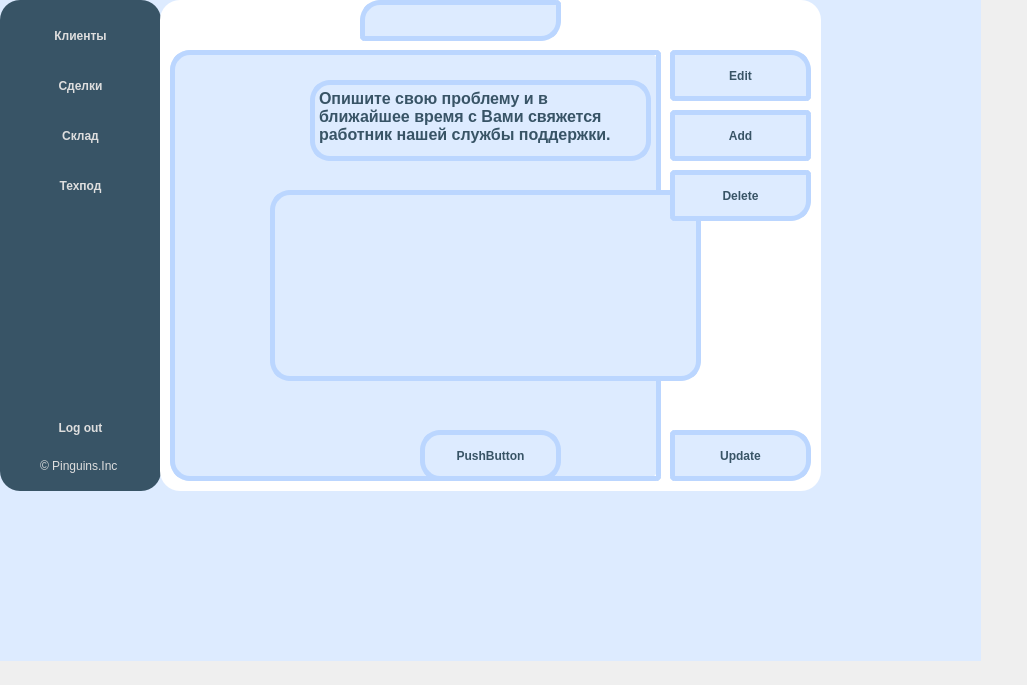
<?xml version="1.0" encoding="UTF-8"?>
<ui version="4.0">
 <class>seller</class>
 <widget class="QWidget" name="seller">
  <property name="geometry">
   <rect>
    <x>0</x>
    <y>0</y>
    <width>1027</width>
    <height>685</height>
   </rect>
  </property>
  <property name="windowTitle">
   <string>Form</string>
  </property>
  <widget class="QLabel" name="label_6">
   <property name="geometry">
    <rect>
     <x>160</x>
     <y>0</y>
     <width>661</width>
     <height>491</height>
    </rect>
   </property>
   <property name="styleSheet">
    <string notr="true">background-color :rgb(255, 255, 255);
border-radius: 20px;</string>
   </property>
   <property name="text">
    <string/>
   </property>
  </widget>
  <widget class="QLabel" name="label">
   <property name="geometry">
    <rect>
     <x>40</x>
     <y>450</y>
     <width>91</width>
     <height>31</height>
    </rect>
   </property>
   <property name="styleSheet">
    <string notr="true">color: rgb(222, 222, 222);
font:light &quot;Comfortaa&quot; 16px;
background-color: rgb(56, 84, 102);</string>
   </property>
   <property name="text">
    <string>© Pinguins.Inc</string>
   </property>
  </widget>
  <widget class="QPushButton" name="pushButton_2">
   <property name="geometry">
    <rect>
     <x>0</x>
     <y>60</y>
     <width>161</width>
     <height>51</height>
    </rect>
   </property>
   <property name="styleSheet">
    <string notr="true">QPushButton#pushButton_2:!pressed {
    font: 12pt &quot;Comfortaa&quot;;
	color: rgb(222, 222, 222);
	font: bold;
	border: none;
	background-color: rgb(56, 84, 102);
	border-radius:20px;
 }

QPushButton#pushButton_2 {
    font: 12pt &quot;Comfortaa&quot;;
	color: rgb(222, 222, 222);
	font: bold;
	border: none;
	background-color: rgb(56, 84, 102);
	border-radius:20px;
 }

QPushButton#pushButton_2:hover {
     background-color: rgb(54, 69, 80);
	font: 12pt &quot;Comfortaa&quot;;
	color: rgb(222, 222, 222);
	font: bold;
	border: none;
	border-radius:20px;
 }


QPushButton#pushButton_2:pressed {
     background-color: rgb(45, 58, 66);
	font: 12pt &quot;Comfortaa&quot;;
	color: rgb(222, 222, 222);
	font: bold;
	border: none;
	border-radius:20px;
 }</string>
   </property>
   <property name="text">
    <string>Сделки</string>
   </property>
   <property name="flat">
    <bool>true</bool>
   </property>
  </widget>
  <widget class="QLabel" name="label_7">
   <property name="geometry">
    <rect>
     <x>0</x>
     <y>0</y>
     <width>161</width>
     <height>491</height>
    </rect>
   </property>
   <property name="sizePolicy">
    <sizepolicy hsizetype="Expanding" vsizetype="Expanding">
     <horstretch>0</horstretch>
     <verstretch>0</verstretch>
    </sizepolicy>
   </property>
   <property name="styleSheet">
    <string notr="true">color: rgb(222, 222, 222);
	font: bold;
	border: none;
	background-color: rgb(56, 84, 102);
	border-radius:20px;</string>
   </property>
   <property name="text">
    <string/>
   </property>
  </widget>
  <widget class="QLabel" name="label_5">
   <property name="geometry">
    <rect>
     <x>320</x>
     <y>40</y>
     <width>331</width>
     <height>41</height>
    </rect>
   </property>
   <property name="styleSheet">
    <string notr="true">font:bold 12pt &quot;Comfortaa&quot;;
color: rgb(56, 84, 102);</string>
   </property>
   <property name="text">
    <string>&lt;html&gt;&lt;head/&gt;&lt;body&gt;&lt;p&gt;&lt;span style=&quot; font-size:16pt;&quot;&gt;Welcome FIO(из БД брать)&lt;/span&gt;&lt;/p&gt;&lt;/body&gt;&lt;/html&gt;</string>
   </property>
  </widget>
  <widget class="QPushButton" name="pushButton_3">
   <property name="geometry">
    <rect>
     <x>0</x>
     <y>110</y>
     <width>161</width>
     <height>51</height>
    </rect>
   </property>
   <property name="styleSheet">
    <string notr="true">QPushButton#pushButton_3:!pressed {
    font: 12pt &quot;Comfortaa&quot;;
	color: rgb(222, 222, 222);
	font: bold;
	border: none;
	background-color: rgb(56, 84, 102);
	border-radius:20px;
 }

QPushButton#pushButton_3 {
    font: 12pt &quot;Comfortaa&quot;;
	color: rgb(222, 222, 222);
	font: bold;
	border: none;
	background-color: rgb(56, 84, 102);
	border-radius:20px;
 }

QPushButton#pushButton_3:hover {
     background-color: rgb(54, 69, 80);
	font: 12pt &quot;Comfortaa&quot;;
	color: rgb(222, 222, 222);
	font: bold;
	border: none;
	border-radius:20px;
 }


QPushButton#pushButton_3:pressed {
     background-color: rgb(45, 58, 66);
	font: 12pt &quot;Comfortaa&quot;;
	color: rgb(222, 222, 222);
	font: bold;
	border: none;
	border-radius:20px;
 }</string>
   </property>
   <property name="text">
    <string>Склад</string>
   </property>
   <property name="flat">
    <bool>true</bool>
   </property>
  </widget>
  <widget class="QPushButton" name="pushButton_8">
   <property name="geometry">
    <rect>
     <x>670</x>
     <y>430</y>
     <width>141</width>
     <height>51</height>
    </rect>
   </property>
   <property name="styleSheet">
    <string notr="true">QPushButton#pushButton_8:!pressed {
    font: 12pt &quot;Comfortaa&quot;;
	font: bold;
	color:  rgb(56, 84, 102);	
	background-color: rgb(221, 235, 255);
	border: 5px solid #BBD6FF ;
	border-top-right-radius:20px;
	border-bottom-right-radius:20px;
	border-top-left-radius:5px;
	border-bottom-left-radius:5px;
 }

QPushButton#pushButton_8 {
    font: 12pt &quot;Comfortaa&quot;;
	font: bold;
	color:  rgb(56, 84, 102);	
	background-color: rgb(221, 235, 255);
	border: 5px solid #BBD6FF ;
	border-top-right-radius:20px;
	border-bottom-right-radius:20px;
	border-top-left-radius:5px;
	border-bottom-left-radius:5px;
 }

QPushButton#pushButton_8:hover {
    font: 12pt &quot;Comfortaa&quot;;
	font: bold;
	color:  rgb(56, 84, 102);	
	background-color: rgb(165, 199, 250);
	border: 5px solid #75ACFF;
	border-top-right-radius:20px;
	border-bottom-right-radius:20px;
	border-top-left-radius:5px;
	border-bottom-left-radius:5px;
 }


QPushButton#pushButton_8:pressed {
    font: 12pt &quot;Comfortaa&quot;;
	font: bold;
	color:  rgb(56, 84, 102);	
	background-color: rgb(165, 199, 250);
	border: 5px solid #75ACFF;
	border-top-right-radius:20px;
	border-bottom-right-radius:20px;
	border-top-left-radius:5px;
	border-bottom-left-radius:5px;
 }</string>
   </property>
   <property name="text">
    <string>Update</string>
   </property>
  </widget>
  <widget class="QLabel" name="label_10">
   <property name="geometry">
    <rect>
     <x>360</x>
     <y>0</y>
     <width>201</width>
     <height>41</height>
    </rect>
   </property>
   <property name="styleSheet">
    <string notr="true">font: 12pt &quot;Comfortaa&quot;;
	font: bold;
	color:  rgb(56, 84, 102);	
	background-color: rgb(221, 235, 255);
	border: 5px solid #BBD6FF ;
	border-top-left-radius: 20px;
	border-top-right-radius: 5px;
border-bottom-left-radius: 5px;
	border-bottom-right-radius: 20px;
	text-align: right;</string>
   </property>
   <property name="text">
    <string/>
   </property>
   <property name="alignment">
    <set>Qt::AlignCenter</set>
   </property>
  </widget>
  <widget class="QLabel" name="label_9">
   <property name="geometry">
    <rect>
     <x>170</x>
     <y>50</y>
     <width>491</width>
     <height>431</height>
    </rect>
   </property>
   <property name="styleSheet">
    <string notr="true">background-color: rgb(221, 235, 255);

border-radius:20px;</string>
   </property>
   <property name="text">
    <string/>
   </property>
  </widget>
  <widget class="QLabel" name="label_8">
   <property name="geometry">
    <rect>
     <x>-110</x>
     <y>-80</y>
     <width>1091</width>
     <height>741</height>
    </rect>
   </property>
   <property name="styleSheet">
    <string notr="true">background-color:rgb(221, 235, 255);</string>
   </property>
   <property name="text">
    <string/>
   </property>
  </widget>
  <widget class="QPushButton" name="pushButton_9">
   <property name="geometry">
    <rect>
     <x>670</x>
     <y>50</y>
     <width>141</width>
     <height>51</height>
    </rect>
   </property>
   <property name="styleSheet">
    <string notr="true">QPushButton#pushButton_9:!pressed {
    font: 12pt &quot;Comfortaa&quot;;
	font: bold;
	color:  rgb(56, 84, 102);	
	background-color: rgb(221, 235, 255);
	border: 5px solid #BBD6FF ;
	border-top-right-radius:20px;
	border-bottom-right-radius:5px;
	border-top-left-radius:5px;
	border-bottom-left-radius:5px;
 }

QPushButton#pushButton_9 {
    font: 12pt &quot;Comfortaa&quot;;
	font: bold;
	color:  rgb(56, 84, 102);	
	background-color: rgb(221, 235, 255);
	border: 5px solid #BBD6FF ;
	border-top-right-radius:20px;
	border-bottom-right-radius:5px;
	border-top-left-radius:5px;
	border-bottom-left-radius:5px;
 }

QPushButton#pushButton_9:hover {
    font: 12pt &quot;Comfortaa&quot;;
	font: bold;
	color:  rgb(56, 84, 102);	
	background-color: rgb(165, 199, 250);
	border: 5px solid #75ACFF;
	border-top-right-radius:20px;
	border-bottom-right-radius:5px;
	border-top-left-radius:5px;
	border-bottom-left-radius:5px;
 }


QPushButton#pushButton_9:pressed {
    font: 12pt &quot;Comfortaa&quot;;
	font: bold;
	color:  rgb(56, 84, 102);	
	background-color: rgb(165, 199, 250);
	border: 5px solid #75ACFF;
	border-top-right-radius:20px;
	border-bottom-right-radius:5px;
	border-top-left-radius:5px;
	border-bottom-left-radius:5px;
 }</string>
   </property>
   <property name="text">
    <string>Edit</string>
   </property>
  </widget>
  <widget class="QPushButton" name="pushButton">
   <property name="geometry">
    <rect>
     <x>0</x>
     <y>10</y>
     <width>161</width>
     <height>51</height>
    </rect>
   </property>
   <property name="styleSheet">
    <string notr="true">

QPushButton#pushButton {
    font: 12pt &quot;Comfortaa&quot;;
	color: rgb(222, 222, 222);
	font: bold;
	border: none;
	background-color: rgb(56, 84, 102);
	border-radius:20px;
 }



QPushButton#pushButton:hover:!pressed {
     background-color: rgb(54, 69, 80);
	font: 12pt &quot;Comfortaa&quot;;
	color: rgb(222, 222, 222);
	font: bold;
	border: none;
	border-radius:20px;
 }

QPushButton#pushButton:pressed {
     background-color: rgb(54, 69, 80);
	font: 12pt &quot;Comfortaa&quot;;
	color: rgb(222, 222, 222);
	font: bold;
	border: none;
	border-radius:20px;
 }

QPushButton#pushButton:checked {
     background-color: rgb(54, 69, 80);
	font: 12pt &quot;Comfortaa&quot;;
	color: rgb(222, 222, 222);
	font: bold;
	border: none;
	border-radius:20px;
 }</string>
   </property>
   <property name="text">
    <string>Клиенты</string>
   </property>
   <property name="flat">
    <bool>false</bool>
   </property>
  </widget>
  <widget class="QTextEdit" name="textEdit">
   <property name="geometry">
    <rect>
     <x>270</x>
     <y>190</y>
     <width>431</width>
     <height>191</height>
    </rect>
   </property>
   <property name="styleSheet">
    <string notr="true">	font: 12pt &quot;Comfortaa&quot;;
	font: bold;
	color:  rgb(56, 84, 102);	
	background-color: rgb(221, 235, 255);
	border: 5px solid #BBD6FF ;
	border-radius: 20px;</string>
   </property>
  </widget>
  <widget class="QLabel" name="label_4">
   <property name="geometry">
    <rect>
     <x>420</x>
     <y>450</y>
     <width>121</width>
     <height>31</height>
    </rect>
   </property>
   <property name="styleSheet">
    <string notr="true">font:bold 12pt &quot;Comfortaa&quot;;
color: rgb(56, 84, 102);</string>
   </property>
   <property name="text">
    <string>&lt;html&gt;&lt;head/&gt;&lt;body&gt;&lt;p&gt;&lt;span style=&quot; font-size:14pt;&quot;&gt;Pinguins.Inc&lt;/span&gt;&lt;/p&gt;&lt;/body&gt;&lt;/html&gt;</string>
   </property>
  </widget>
  <widget class="QTextBrowser" name="textBrowser">
   <property name="geometry">
    <rect>
     <x>310</x>
     <y>80</y>
     <width>341</width>
     <height>81</height>
    </rect>
   </property>
   <property name="styleSheet">
    <string notr="true">	font: 12pt &quot;Comfortaa&quot;;
	font: bold;
	color:  rgb(56, 84, 102);	
	background-color: rgb(221, 235, 255);
	border: 5px solid #BBD6FF ;
	border-radius: 20px;</string>
   </property>
   <property name="html">
    <string>&lt;!DOCTYPE HTML PUBLIC &quot;-//W3C//DTD HTML 4.0//EN&quot; &quot;http://www.w3.org/TR/REC-html40/strict.dtd&quot;&gt;
&lt;html&gt;&lt;head&gt;&lt;meta name=&quot;qrichtext&quot; content=&quot;1&quot; /&gt;&lt;style type=&quot;text/css&quot;&gt;
p, li { white-space: pre-wrap; }
&lt;/style&gt;&lt;/head&gt;&lt;body style=&quot; font-family:'Comfortaa'; font-size:12pt; font-weight:600; font-style:normal;&quot;&gt;
&lt;p style=&quot; margin-top:0px; margin-bottom:0px; margin-left:0px; margin-right:0px; -qt-block-indent:0; text-indent:0px;&quot;&gt;&lt;span style=&quot; font-family:'MS Shell Dlg 2';&quot;&gt;Опишите свою проблему и в ближайшее время с Вами свяжется работник нашей службы поддержки.&lt;/span&gt;&lt;/p&gt;&lt;/body&gt;&lt;/html&gt;</string>
   </property>
  </widget>
  <widget class="QTableWidget" name="tableWidget">
   <property name="geometry">
    <rect>
     <x>170</x>
     <y>50</y>
     <width>491</width>
     <height>431</height>
    </rect>
   </property>
   <property name="styleSheet">
    <string notr="true">QTableWidget#tableWidget {
	background-color:transparent;
	color: rgb(56, 84, 102);
	font: 14px &quot;Comfortaa&quot;;
	border-top-left-radius: 20px;
	border-bottom-right-radius:5px;
	border-top-right-radius: 5px;
	border-bottom-left-radius: 20px;
	border: 5px solid #BBD6FF ;
}





QHeaderView{
	background-color:transparent;
	border: 10px black solid;
}

QTableView QTableCornerButton::section {
    border-top-left-radius: 15px;
}

QTableWidget::item:selection {
    selection-background-color: rgb(56, 84, 102);	
	selection-color:  rgb(222, 222, 222);
}
</string>
   </property>
  </widget>
  <widget class="QPushButton" name="pushButton_11">
   <property name="geometry">
    <rect>
     <x>670</x>
     <y>170</y>
     <width>141</width>
     <height>51</height>
    </rect>
   </property>
   <property name="styleSheet">
    <string notr="true">QPushButton#pushButton_11:!pressed {
    font: 12pt &quot;Comfortaa&quot;;
	font: bold;
	color:  rgb(56, 84, 102);	
	background-color: rgb(221, 235, 255);
	border: 5px solid #BBD6FF ;
	border-top-right-radius:5px;
	border-bottom-right-radius:20px;
	border-top-left-radius:5px;
	border-bottom-left-radius:5px;
 }

QPushButton#pushButton_11 {
    font: 12pt &quot;Comfortaa&quot;;
	font: bold;
	color:  rgb(56, 84, 102);	
	background-color: rgb(221, 235, 255);
	border: 5px solid #BBD6FF ;
	border-top-right-radius:5px;
	border-bottom-right-radius:20px;
	border-top-left-radius:5px;
	border-bottom-left-radius:5px;
 }

QPushButton#pushButton_11:hover {
    font: 12pt &quot;Comfortaa&quot;;
	font: bold;
	color:  rgb(56, 84, 102);	
	background-color: rgb(165, 199, 250);
	border: 5px solid #75ACFF;
	border-top-right-radius:5px;
	border-bottom-right-radius:20px;
	border-top-left-radius:5px;
	border-bottom-left-radius:5px;
 }


QPushButton#pushButton_11:pressed {
    font: 12pt &quot;Comfortaa&quot;;
	font: bold;
	color:  rgb(56, 84, 102);	
	background-color: rgb(165, 199, 250);
	border: 5px solid #75ACFF;
	border-top-right-radius:5px;
	border-bottom-right-radius:20px;
	border-top-left-radius:5px;
	border-bottom-left-radius:5px;
 }</string>
   </property>
   <property name="text">
    <string>Delete</string>
   </property>
  </widget>
  <widget class="QLabel" name="label_3">
   <property name="geometry">
    <rect>
     <x>320</x>
     <y>370</y>
     <width>321</width>
     <height>81</height>
    </rect>
   </property>
   <property name="styleSheet">
    <string notr="true">font:bold 12pt &quot;Comfortaa&quot;;
color: rgb(56, 84, 102);</string>
   </property>
   <property name="text">
    <string>&lt;html&gt;&lt;head/&gt;&lt;body&gt;&lt;p&gt;&lt;span style=&quot; font-size:36pt;&quot;&gt;Pinguin CRM&lt;/span&gt;&lt;/p&gt;&lt;/body&gt;&lt;/html&gt;</string>
   </property>
  </widget>
  <widget class="QPushButton" name="pushButton_7">
   <property name="geometry">
    <rect>
     <x>0</x>
     <y>402</y>
     <width>161</width>
     <height>51</height>
    </rect>
   </property>
   <property name="styleSheet">
    <string notr="true">QPushButton#pushButton_7:!pressed {
    font: 12pt &quot;Comfortaa&quot;;
	color: rgb(222, 222, 222);
	font: bold;
	border: none;
	background-color: rgb(56, 84, 102);
	border-radius:20px;
 }

QPushButton#pushButton_7 {
    font: 12pt &quot;Comfortaa&quot;;
	color: rgb(222, 222, 222);
	font: bold;
	border: none;
	background-color: rgb(56, 84, 102);
	border-radius:20px;
 }

QPushButton#pushButton_7:hover {
     background-color: rgb(54, 69, 80);
	font: 12pt &quot;Comfortaa&quot;;
	color: rgb(222, 222, 222);
	font: bold;
	border: none;
	border-radius:20px;
 }


QPushButton#pushButton_7:pressed {
     background-color: rgb(45, 58, 66);
	font: 12pt &quot;Comfortaa&quot;;
	color: rgb(222, 222, 222);
	font: bold;
	border: none;
	border-radius:20px;
 }</string>
   </property>
   <property name="text">
    <string>Log out</string>
   </property>
  </widget>
  <widget class="QPushButton" name="pushButton_6">
   <property name="geometry">
    <rect>
     <x>0</x>
     <y>160</y>
     <width>161</width>
     <height>51</height>
    </rect>
   </property>
   <property name="styleSheet">
    <string notr="true">QPushButton#pushButton_6:!pressed {
    font: 12pt &quot;Comfortaa&quot;;
	color: rgb(222, 222, 222);
	font: bold;
	border: none;
	background-color: rgb(56, 84, 102);
	border-radius:20px;
 }

QPushButton#pushButton_6 {
    font: 12pt &quot;Comfortaa&quot;;
	color: rgb(222, 222, 222);
	font: bold;
	border: none;
	background-color: rgb(56, 84, 102);
	border-radius:20px;
 }

QPushButton#pushButton_6:hover {
     background-color: rgb(54, 69, 80);
	font: 12pt &quot;Comfortaa&quot;;
	color: rgb(222, 222, 222);
	font: bold;
	border: none;
	border-radius:20px;
 }


QPushButton#pushButton_6:pressed {
     background-color: rgb(45, 58, 66);
	font: 12pt &quot;Comfortaa&quot;;
	color: rgb(222, 222, 222);
	font: bold;
	border: none;
	border-radius:20px;
 }</string>
   </property>
   <property name="text">
    <string>Техпод</string>
   </property>
   <property name="flat">
    <bool>true</bool>
   </property>
  </widget>
  <widget class="QPushButton" name="pushButton_12">
   <property name="geometry">
    <rect>
     <x>420</x>
     <y>430</y>
     <width>141</width>
     <height>51</height>
    </rect>
   </property>
   <property name="styleSheet">
    <string notr="true">QPushButton#pushButton_12:!pressed {
    font: 12pt &quot;Comfortaa&quot;;
	font: bold;
	color:  rgb(56, 84, 102);	
	background-color: rgb(221, 235, 255);
	border: 5px solid #BBD6FF ;
	border-radius:20px;
 }

QPushButton#pushButton_12 {
    font: 12pt &quot;Comfortaa&quot;;
	font: bold;
	color:  rgb(56, 84, 102);	
	background-color: rgb(221, 235, 255);
	border: 5px solid #BBD6FF ;
	border-radius:20px;;
 }

QPushButton#pushButton_12:hover {
    font: 12pt &quot;Comfortaa&quot;;
	font: bold;
	color:  rgb(56, 84, 102);	
	background-color: rgb(165, 199, 250);
	border: 5px solid #75ACFF;
	border-radius:20px;
 }


QPushButton#pushButton_12:pressed {
    font: 12pt &quot;Comfortaa&quot;;
	font: bold;
	color:  rgb(56, 84, 102);	
	background-color: rgb(165, 199, 250);
	border: 5px solid #75ACFF;
	border-radius:20px;
 }</string>
   </property>
   <property name="text">
    <string>PushButton</string>
   </property>
  </widget>
  <widget class="QPushButton" name="pushButton_10">
   <property name="geometry">
    <rect>
     <x>670</x>
     <y>110</y>
     <width>141</width>
     <height>51</height>
    </rect>
   </property>
   <property name="styleSheet">
    <string notr="true">QPushButton#pushButton_10:!pressed {
    font: 12pt &quot;Comfortaa&quot;;
	font: bold;
	color:  rgb(56, 84, 102);	
	background-color: rgb(221, 235, 255);
	border: 5px solid #BBD6FF ;
	border-top-right-radius:5px;
	border-bottom-right-radius:5px;
	border-top-left-radius:5px;
	border-bottom-left-radius:5px;
 }

QPushButton#pushButton_10 {
    font: 12pt &quot;Comfortaa&quot;;
	font: bold;
	color:  rgb(56, 84, 102);	
	background-color: rgb(221, 235, 255);
	border: 5px solid #BBD6FF ;
	border-top-right-radius:5px;
	border-bottom-right-radius:5px;
	border-top-left-radius:5px;
	border-bottom-left-radius:5px;
 }

QPushButton#pushButton_10:hover {
    font: 12pt &quot;Comfortaa&quot;;
	font: bold;
	color:  rgb(56, 84, 102);	
	background-color: rgb(165, 199, 250);
	border: 5px solid #75ACFF;
	border-top-right-radius:5px;
	border-bottom-right-radius:5px;
	border-top-left-radius:5px;
	border-bottom-left-radius:5px;
 }


QPushButton#pushButton_10:pressed {
    font: 12pt &quot;Comfortaa&quot;;
	font: bold;
	color:  rgb(56, 84, 102);	
	background-color: rgb(165, 199, 250);
	border: 5px solid #75ACFF;
	border-top-right-radius:5px;
	border-bottom-right-radius:5px;
	border-top-left-radius:5px;
	border-bottom-left-radius:5px;
 }</string>
   </property>
   <property name="text">
    <string>Add</string>
   </property>
  </widget>
  <widget class="QLabel" name="label_2">
   <property name="geometry">
    <rect>
     <x>340</x>
     <y>90</y>
     <width>271</width>
     <height>291</height>
    </rect>
   </property>
   <property name="text">
    <string/>
   </property>
  </widget>
  <zorder>label_8</zorder>
  <zorder>label_7</zorder>
  <zorder>pushButton</zorder>
  <zorder>pushButton_2</zorder>
  <zorder>pushButton_3</zorder>
  <zorder>pushButton_6</zorder>
  <zorder>label</zorder>
  <zorder>pushButton_7</zorder>
  <zorder>label_6</zorder>
  <zorder>label_2</zorder>
  <zorder>label_3</zorder>
  <zorder>label_4</zorder>
  <zorder>label_5</zorder>
  <zorder>label_9</zorder>
  <zorder>label_10</zorder>
  <zorder>tableWidget</zorder>
  <zorder>textBrowser</zorder>
  <zorder>textEdit</zorder>
  <zorder>pushButton_8</zorder>
  <zorder>pushButton_9</zorder>
  <zorder>pushButton_10</zorder>
  <zorder>pushButton_11</zorder>
  <zorder>pushButton_12</zorder>
 </widget>
 <resources/>
 <connections/>
</ui>
